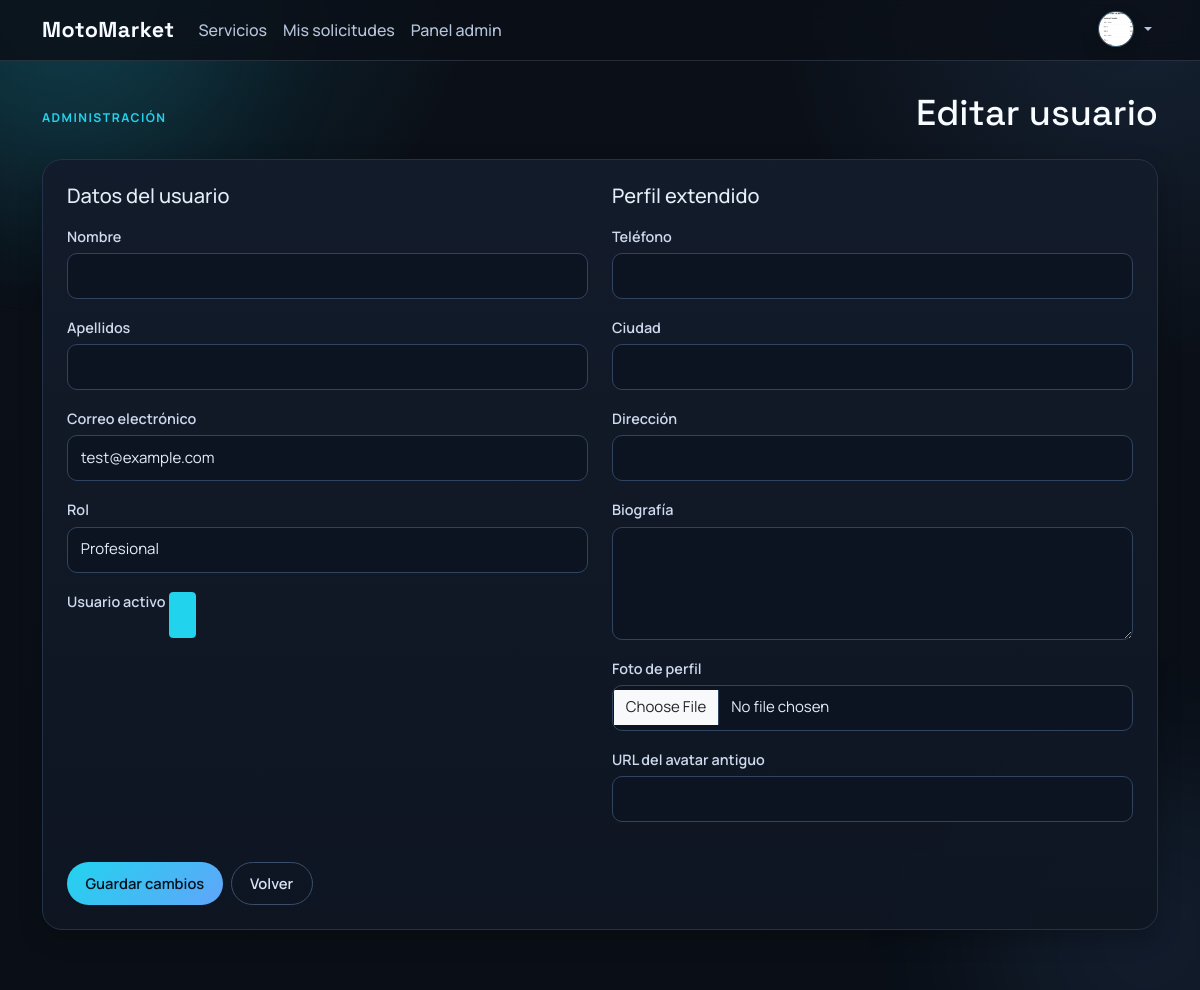
Screenshot of /usuarios/panel/usuario/4/editar/ (signed in) with the database file from the repository.
### users/models.py (models this page shows, shortened)
class User(AbstractUser):
	class Role(models.TextChoices):
		CUSTOMER = 'customer', 'Cliente'
		PROFESSIONAL = 'professional', 'Profesional'
		ADMIN = 'admin', 'Administrador'
	email = models.EmailField(unique=True)
	role = models.CharField(max_length=20, choices=Role.choices, default=Role.CUSTOMER)
	must_change_password = models.BooleanField(default=False)
	@property
	def es_profesional(self):
		return self.role == self.Role.PROFESSIONAL
	@property
	def is_admin_account(self):
		return self.role == self.Role.ADMIN or self.is_superuser
	@property
	def es_admin(self):
		return self.is_admin_account

class Profile(models.Model):
	user = models.OneToOneField(settings.AUTH_USER_MODEL, on_delete=models.CASCADE, related_name='profile')
	phone = models.CharField(max_length=30, blank=True)
	city = models.CharField(max_length=120, blank=True)
	address = models.CharField(max_length=255, blank=True)
	bio = models.TextField(blank=True)
	avatar = models.ImageField(upload_to='avatars/', blank=True, null=True)
	avatar_url = models.URLField(blank=True)
	created_at = models.DateTimeField(auto_now_add=True)
	updated_at = models.DateTimeField(auto_now=True)

### users/views.py (the view)
# urls.py: path('panel/usuario/<int:pk>/editar/', views.admin_user_edit, name='admin_user_edit'),
@login_required
def admin_user_edit(request, pk):
    if not can_access_admin_panel(request.user):
        messages.error(request, 'No tienes permisos para acceder al panel de administración.')
        return redirect('services:service_list')
    usuario_objetivo = get_object_or_404(User, pk=pk)
    perfil_objetivo, _ = Profile.objects.get_or_create(user=usuario_objetivo)
    if request.method == 'POST':
        formulario_usuario = AdminUserForm(request.POST, instance=usuario_objetivo)
        formulario_perfil = ProfileForm(request.POST, request.FILES, instance=perfil_objetivo)
        if formulario_usuario.is_valid() and formulario_perfil.is_valid():
            formulario_usuario.save()
            formulario_perfil.save()
            messages.success(request, 'Usuario actualizado correctamente.')
            return redirect('users:admin_dashboard')
    else:
        formulario_usuario = AdminUserForm(instance=usuario_objetivo)
        formulario_perfil = ProfileForm(instance=perfil_objetivo)
    return render(
        request,
        'users/admin_user_form.html',
        {
            'user_form': formulario_usuario,
            'profile_form': formulario_perfil,
            'target_user': usuario_objetivo,
        },
    )

### users/forms.py (shortened to what this page needs)
class AdminUserForm(forms.ModelForm):
    class Meta:
        model = User
        fields = ('first_name', 'last_name', 'email', 'role', 'is_active')
        labels = {
            'first_name': 'Nombre',
            'last_name': 'Apellidos',
            'email': 'Correo electrónico',
            'role': 'Rol',
            'is_active': 'Usuario activo',
        }
        widgets = {
            'first_name': forms.TextInput(attrs={'class': 'form-control'}),
            'last_name': forms.TextInput(attrs={'class': 'form-control'}),
            'email': forms.EmailInput(attrs={'class': 'form-control'}),
            'role': forms.Select(attrs={'class': 'form-select'}),
            'is_active': forms.CheckboxInput(attrs={'class': 'form-check-input'}),
        }

class ProfileForm(forms.ModelForm):
    class Meta:
        model = Profile
        fields = ('phone', 'city', 'address', 'bio', 'avatar', 'avatar_url')
        labels = {
            'phone': 'Teléfono',
            'city': 'Ciudad',
            'address': 'Dirección',
            'bio': 'Biografía',
            'avatar': 'Foto de perfil',
            'avatar_url': 'URL del avatar antiguo',
        }
        widgets = {
            'phone': forms.TextInput(attrs={'class': 'form-control'}),
            'city': forms.TextInput(attrs={'class': 'form-control'}),
            'address': forms.TextInput(attrs={'class': 'form-control'}),
            'bio': forms.Textarea(attrs={'class': 'form-control', 'rows': 4}),
            'avatar': forms.ClearableFileInput(attrs={'class': 'form-control'}),
            'avatar_url': forms.URLInput(attrs={'class': 'form-control'}),
        }

### users/views.py (called while the page is built)
def can_access_admin_panel(user):
    return user.is_authenticated and user.is_admin_account

### templates/users/admin_user_form.html (shortened to what this page needs)
{% extends 'base.html' %}
{% block content %}
<div class="section-header mb-4">
  <span class="eyebrow">Administración</span>
  <h1 class="section-title">Editar usuario</h1>
</div>
<div class="card-glass p-4">
  <form method="post" enctype="multipart/form-data" class="row g-4">
    <div class="col-lg-6">
      <h2 class="h5 mb-3">Datos del usuario</h2>
      {% for field in user_form %}
      <div class="mb-3">
        <label class="form-label" for="{{ field.id_for_label }}">{{ field.label }}</label>
        {{ field }}
      </div>
      {% endfor %}
    </div>
    <div class="col-lg-6">
      <h2 class="h5 mb-3">Perfil extendido</h2>
      {% for field in profile_form %}
      <div class="mb-3">
        <label class="form-label" for="{{ field.id_for_label }}">{{ field.label }}</label>
        {{ field }}
      </div>
      {% endfor %}
    </div>
    <div class="col-12 d-flex gap-2">
      <button class="btn btn-primary" type="submit">Guardar cambios</button>
      <a class="btn btn-outline-light" href="{% url 'users:admin_dashboard' %}">Volver</a>
    </div>
  </form>
</div>
{% endblock %}

### templates/base.html (shortened to what this page needs)
{% load static %}
<!doctype html>
<html lang="es">
  <head>
    <link href="https://cdn.jsdelivr.net/npm/bootstrap@5.3.3/dist/css/bootstrap.min.css" rel="stylesheet">
    <link rel="stylesheet" href="{% static 'css/styles.css' %}?v=36">
  </head>
  <body class="app-shell">
    <div class="ambient ambient-1"></div>
    <div class="ambient ambient-2"></div>
    <nav class="navbar navbar-expand-lg navbar-dark site-nav">
      <div class="container">
        <a class="navbar-brand brand-mark" href="{% url 'services:service_list' %}">MotoMarket</a>
        <div class="collapse navbar-collapse" id="mainNav">
          <ul class="navbar-nav me-auto mb-2 mb-lg-0">
            <li class="nav-item"><a class="nav-link" href="{% url 'services:service_list' %}">Servicios</a></li>
            {% if user.is_authenticated %}
            <li class="nav-item"><a class="nav-link" href="{% url 'requests_app:request_history' %}">Mis solicitudes</a></li>
            {% endif %}
            {% if user.is_authenticated and user.es_admin %}
            <li class="nav-item"><a class="nav-link" href="{% url 'users:admin_dashboard' %}">Panel admin</a></li>
            {% endif %}
          </ul>
          <ul class="navbar-nav ms-auto">
            {% if user.is_authenticated %}
            <li class="nav-item dropdown dropdown-hover user-menu">
              <a class="nav-link dropdown-toggle user-avatar-toggle" href="#" role="button" data-bs-toggle="dropdown" aria-expanded="false">
                <span class="avatar-circle avatar-circle--sm user-avatar">
                  {% if user.profile.avatar %}
                  <img src="{{ user.profile.avatar.url }}" alt="Avatar de {{ user.get_full_name|default:user.username }}">
                  {% elif user.profile.avatar_url %}
                  <img src="{{ user.profile.avatar_url }}" alt="Avatar de {{ user.get_full_name|default:user.username }}">
                  {% else %}
                  <span>{{ user.username|slice:":1"|upper }}</span>
                  {% endif %}
                </span>
              </a>
            </li>
            {% else %}
            <li class="nav-item"><a class="nav-link" href="{% url 'users:register' %}">Registro</a></li>
            <li class="nav-item"><a class="nav-link" href="{% url 'login' %}">Entrar</a></li>
            {% endif %}
          </ul>
        </div>
      </div>
    </nav>
    <main class="container page-wrap">
      {% block content %}{% endblock %}
    </main>
  </body>
</html>

### rows the page displays
User: profile.avatar (picture)
User: user_form "test@example.com" "Profesional" "☑"

### other values shown
{{ field.label }} "Nombre" "Apellidos" "Correo electrónico" "Rol" "Usuario activo"
{{ field.label }} "Teléfono" "Ciudad" "Dirección" "Biografía" "Foto de perfil" "URL del avatar antiguo"
